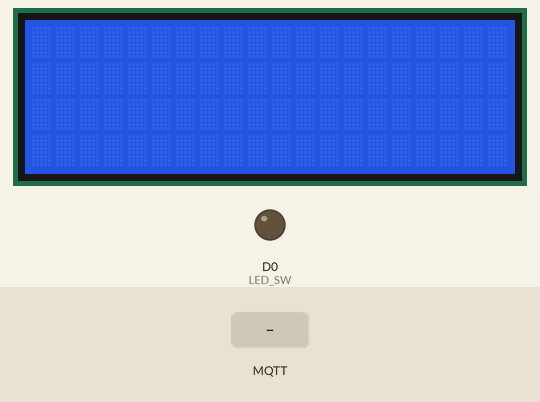
Simulated run of this sketch. Board: ESP8266 (NodeMCU). Shown: 20×4 character LCD, output pins drawn as LEDs (lit = HIGH). Inputs (shaded band) come from the test bench. WiFi joins after 1.5 s; servers stay silent unless stated; random numbers use the default seed unless the sketch sets one; no MQTT or app messages arrive unless stated; what the sketch prints to the serial monitor is not drawn.

Above: at 4.7 s.
4.8 s: MQTT message "LED ON" arrives on the second subscribed topic
At 5.2 s:
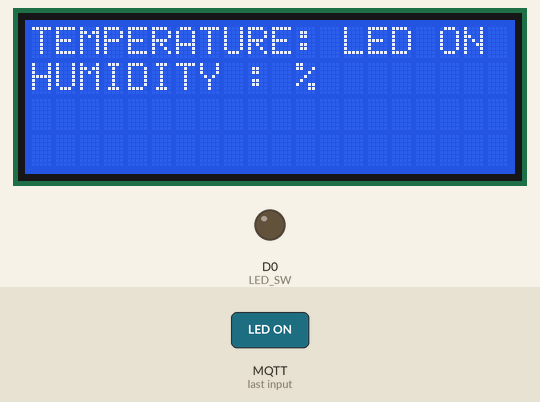
6.3 s: MQTT message "LED OFF" arrives on the second subscribed topic
At 7.5 s:
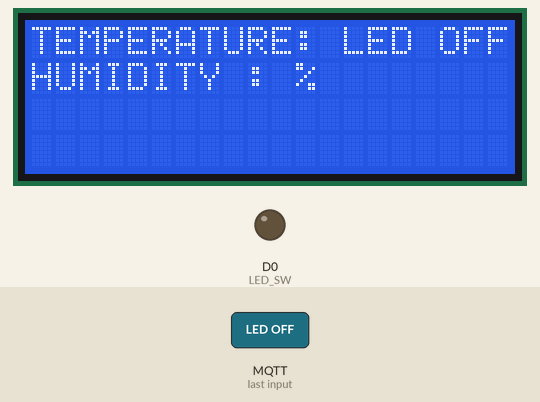
7.8 s: MQTT message "1" arrives on the second subscribed topic
At 8.5 s:
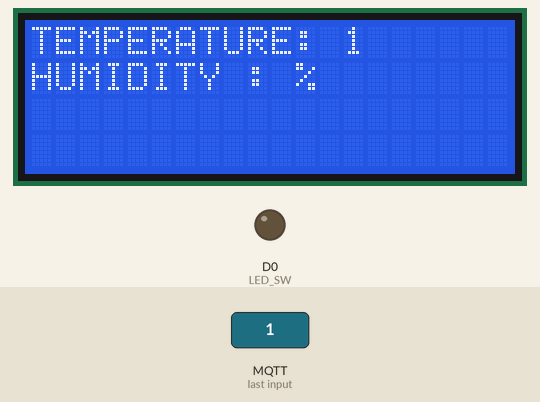
9.3 s: MQTT message "on" arrives on the second subscribed topic
At 9.6 s:
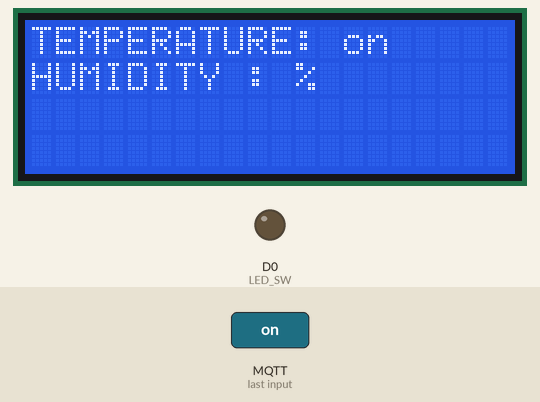
10.8 s: MQTT message "off" arrives on the second subscribed topic
At 12.0 s:
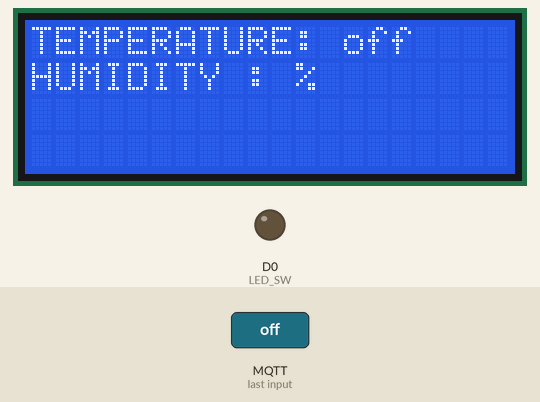
12.3 s: MQTT message "LED ON" arrives on the third subscribed topic
At 13.4 s:
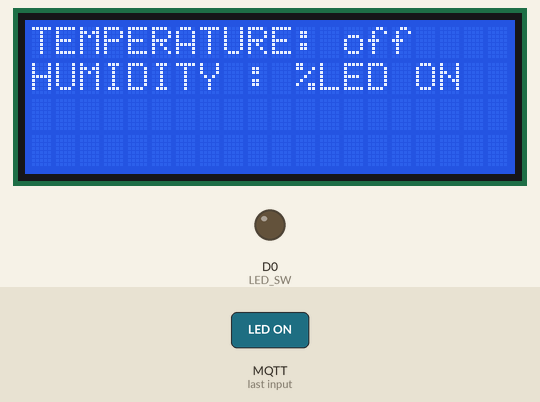
Timing chart, 0 to 14.8 s (numbered marks = the images above; inputs shaded):
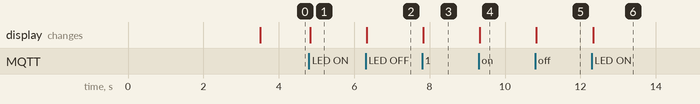

The sketch:

test.ino
```cpp
        /* İSTANBUL'A */
#include <Wire.h>
#include <LiquidCrystal_I2C.h>
#include <ESP8266WiFi.h>
#include <PubSubClient.h>

LiquidCrystal_I2C lcd(0x27, 20, 4);
WiFiClient espClient;
PubSubClient client(espClient);

#define LED_SW D0

const char* WIFI_NAME = "**********";
const char* WIFI_PASSWORD = "**********";
const int port = 1883;
const char* IP = "**********";
const char* userName = "**********";
const char* password = "**********";
char msgMqtt[50];

void ShowLCD();
void MQTT_Server_Connect();
void call_Back(char* topic, byte* payload, unsigned int length);

String temperature ="";
String humidity="";

void setup(){
  pinMode(LED_SW,OUTPUT);
  digitalWrite(LED_SW,LOW);
  Serial.begin(9600);
  WiFi.disconnect();
  delay(2000);
  Serial.println("Starting");
  WiFi.begin(WIFI_NAME, WIFI_PASSWORD);
  while (!(WiFi.status() == WL_CONNECTED))
  {
    delay(300);
    Serial.print("...");
  }
  Serial.println("intertnet connected..");
  Serial.println("Your IP is");
  Serial.println((WiFi.localIP().toString()));
  client.setServer(IP, port);
  client.setCallback(call_Back);
  lcd.begin();
}

void loop(){
 if(!client.connected())
  {
    MQTT_Server_Connect();
  }
  client.loop();
}

void MQTT_Server_Connect()
{
  while (!client.connected())
  {
    Serial.print("Attempting MQTT connection...");
    String clientID = "ESP8266Client-";
    clientID += String(random(0xffff), HEX);
    if (client.connect(clientID.c_str(),userName,password))
    {
      Serial.println("Broker is connected");
      client.subscribe("/gokhalil723@gmail.com/LED");
      client.subscribe("/gokhalil723@gmail.com/TEMPERATURE");
      client.subscribe("/gokhalil723@gmail.com/HUMIDITY");
    }
    else
    {
      Serial.print("failed, rc=");
      Serial.print(client.state());
      Serial.println(" try again in 5 seconds");
      delay(2000);
    }
  }
}

void call_Back(char* topic, byte* payload, unsigned int length)
{
  String MQTT_DATA ="";
  for(int i=0;i<length;i++)
  {
    MQTT_DATA +=(char)payload[i];
  }

  if (((String)topic == "/gokhalil723@gmail.com/TEMPERATURE"))
  {
    temperature=MQTT_DATA;
    ShowLCD();
    MQTT_DATA ="";
    delay(100);
     (String)topic = "";
  }
    if (((String)topic == "/gokhalil723@gmail.com/HUMIDITY"))
  {
    humidity=MQTT_DATA;
    ShowLCD();
    MQTT_DATA ="";
    delay(100);
  (String)topic = "";
  }
   if ((MQTT_DATA == "LED ON") && ((String)topic == "/gokhalil723@gmail.com/LED"))
   {
    digitalWrite(LED_SW,HIGH); //  because the led is connected in reverse
    delay(50);
   (String)topic = "";
   MQTT_DATA="";
  }
  if ((MQTT_DATA =="LED OFF")  && ((String)topic == "/gokhalil723@gmail.com/LED")){
    digitalWrite(LED_SW,LOW);
    delay(50);

   (String)topic = "";
    MQTT_DATA="";
  }

   (String)topic = "";
    MQTT_DATA="";
}

void ShowLCD(){
  lcd.clear();
  lcd.setCursor(0,0);
  lcd.print("TEMPERATURE: ");
  lcd.setCursor(13,0);
  lcd.print(temperature);

  lcd.setCursor(0,1);
  lcd.print("HUMIDITY : ");
  lcd.setCursor(11,1);
  lcd.print("%");
  lcd.setCursor(12,1);
  lcd.print(humidity);
  delay(300);
}
```

Measured:
- after the input at 4.8 s, the display: changes at once (image 1)
- after the input at 6.3 s, the display: changes at once (image 2)
- after the input at 7.8 s, the display: changes at once (image 3)
- after the input at 9.3 s, the display: changes at once (image 4)
- after the input at 10.8 s, the display: changes at once (image 5)
- after the input at 12.3 s, the display: changes at once (image 6)
